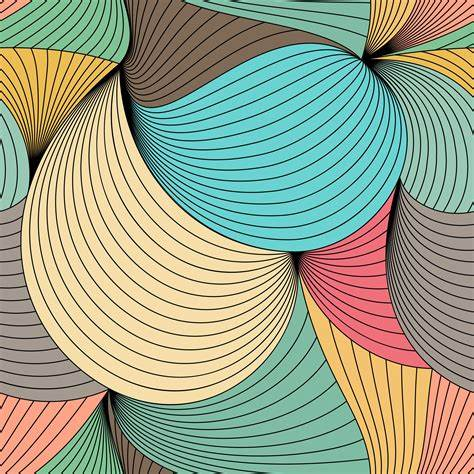
#> input picture CV_LAB_210962054/210962054_WEEK-4/Resources/pattern.jpg, 474 x 474 px, found by its file name
$ python Q3.py   (older library calls are emulated)
#> lines starting #> are read from the running program, lines starting #| are printed output that depends on the picture
import cv2
import numpy as np
from matplotlib import pyplot as plt
image = cv2.imread('C:/Users/PG LAB/Desktop/pattern.jpg',0)
#> image: shape (474, 474); min 0, max 255, mean 159.6
Gaussian=cv2.GaussianBlur(image,(7,7),0)
Sobely=cv2.Sobel(Gaussian,cv2.CV_64F,0,1,5)
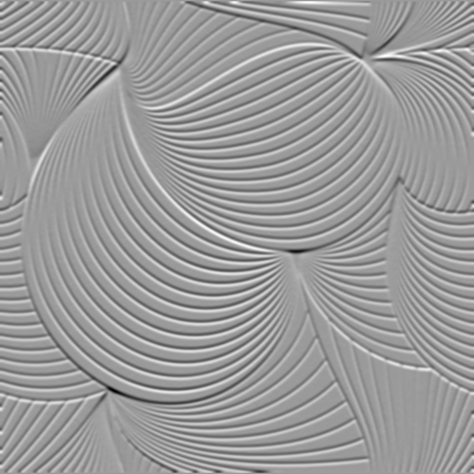
#> Sobely: shape (474, 474) float64; min -404, max 261, mean 0.2; drawn with min black and max white
Sobelx=cv2.Sobel(Gaussian,cv2.CV_64F,1,0,5)
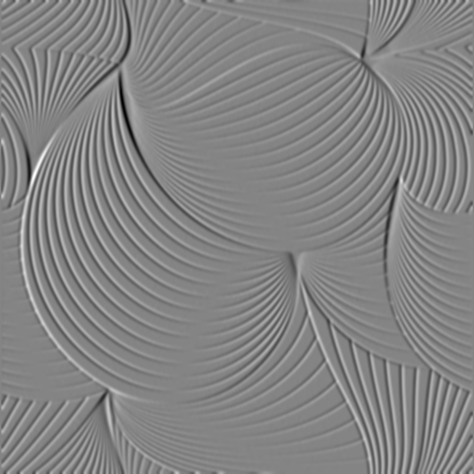
#> Sobelx: shape (474, 474) float64; min -451, max 418, mean 0; drawn with min black and max white
Sobelxy=cv2.Sobel(Gaussian,cv2.CV_64F,1,1,5)
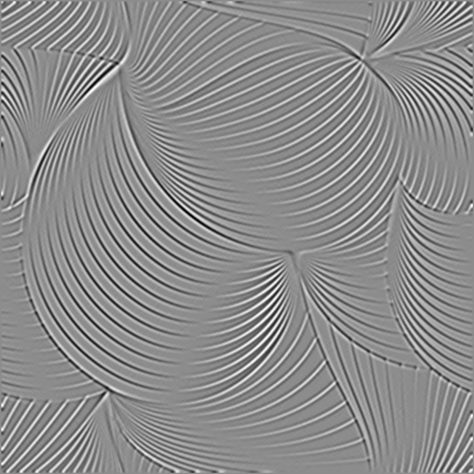
#> Sobelxy: shape (474, 474) float64; min -59, max 48, mean 0; drawn with min black and max white
laplace=cv2.Laplacian(Gaussian,cv2.CV_64F)
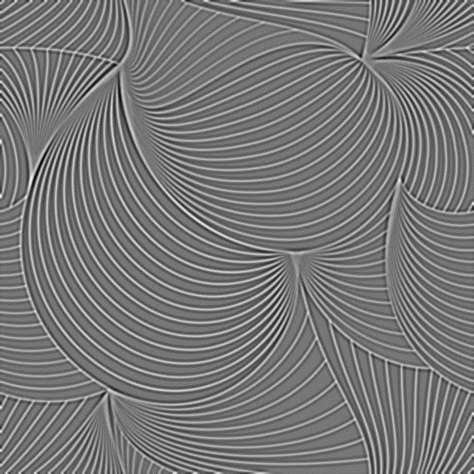
#> laplace: shape (474, 474) float64; min -38, max 43, mean 0; drawn with min black and max white
im=np.array(image,float)
img=im+(im-Sobely)
img1=im+(im-Sobelx)
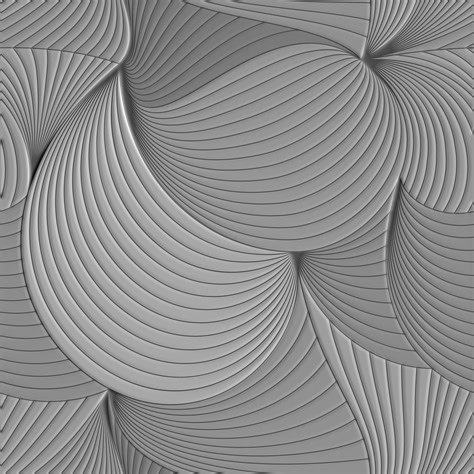
#> img1: shape (474, 474) float64; min -379, max 876, mean 319.2; drawn with min black and max white
img2=im+(im-Sobelxy)
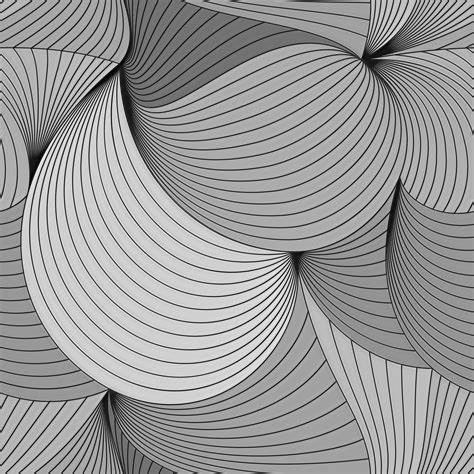
#> img2: shape (474, 474) float64; min -48, max 555, mean 319.2; drawn with min black and max white
img3=im+(im-laplace)

(fig, axs) = plt.subplots(nrows=1, ncols=5, figsize=(7, 7))
axs[0].imshow(cv2.cvtColor(image,cv2.COLOR_BGR2RGB))
axs[0].set_title('Original IMAGE')
axs[1].imshow(Sobelx)
axs[1].set_title('Sobel:x')
axs[2].imshow(Sobely)
axs[2].set_title('Sobel:y')
axs[3].imshow(Sobelxy)
axs[3].set_title('Sobel:xy')
axs[4].imshow(laplace)
axs[4].set_title('Laplacian')
plt.show()
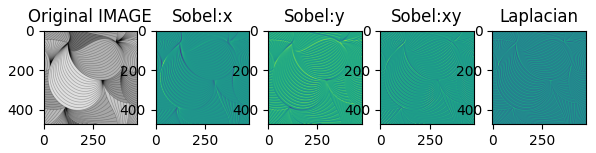
#> figure drawn by matplotlib, 5 panels
(fig1, axs1) = plt.subplots(nrows=1, ncols=4, figsize=(7, 7))
axs1[0].imshow(img)
axs1[0].set_title('Sharp-Y')
axs1[1].imshow(img1)
axs1[1].set_title('Sharp-X')
axs1[2].imshow(img2)
axs1[2].set_title('Sharp-XY')
axs1[3].imshow(img3)
axs1[3].set_title('Sharp-LA')
plt.show()
